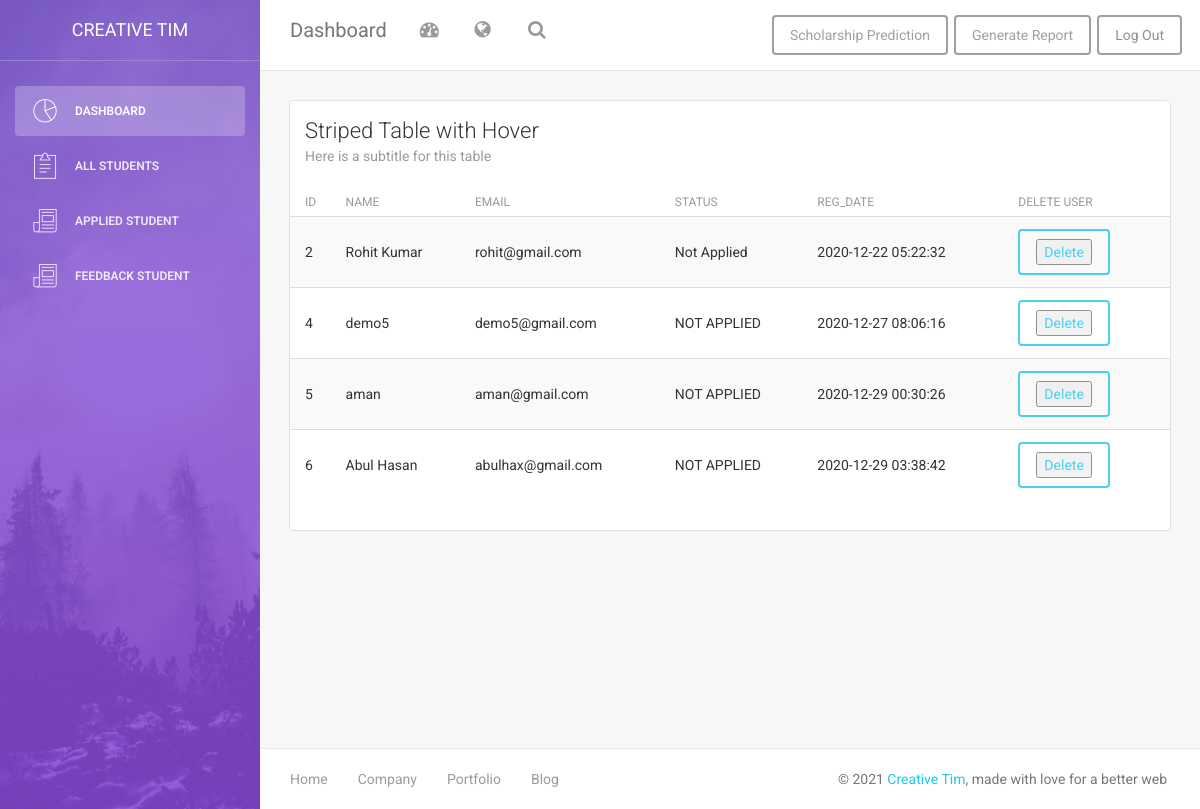
Page /admin/allstudents.php (signed in) on the committed database.
### tables this page shows
CREATE TABLE `scholar_user` (
  `s_id` int(11) NOT NULL,
  `s_reg` varchar(15) NOT NULL,
  `s_name` varchar(100) DEFAULT NULL,
  `s_email` varchar(50) DEFAULT NULL,
  `s_pass` varchar(50) DEFAULT NULL,
  `s_date` timestamp NOT NULL DEFAULT current_timestamp(),
  `status` varchar(50) DEFAULT 'NOT APPLIED',
  `amount` varchar(20) DEFAULT NULL,
  `progress` int(10) NOT NULL DEFAULT 25
);

### admin/allstudents.php (the view, shortened to what this page needs)
<?php
require_once "conn.php";
?>
<!doctype html>
<html lang="en">
<head>
    <?php require_once "css.php"; ?>
</head>
<body>
<div class="wrapper">
    <?php require_once "side.php";?>
    <div class="main-panel">
    <?php require_once "navtop.php";?>
        <div class="content">
            <div class="container-fluid">
                <div class="row">
                    <div class="col-md-12">
                        <div class="card">
                            <div class="header">
                                <h4 class="title">Striped Table with Hover</h4>
                                <p class="category">Here is a subtitle for this table</p>
                            </div>
                            <div class="content table-responsive table-full-width">
                                <table class="table table-hover table-striped">
                                    <thead>
                                        <th>ID</th>
                                    	<th>Name</th>
                                        <th>Email</th>
                                        <th>Status</th>
                                    	<th>Reg_Date</th>
                                        <th>Delete User</th>
                                    </thead>
                                    <tbody>
                                        <?php
                                        $q = "SELECT * FROM scholar_user";
                                        $x = mysqli_query($conn,$q);
                                        if(mysqli_num_rows($x)>0)
                                        {
                                            while($row = mysqli_fetch_assoc($x))
                                            {
                                                echo "<tr>
                                                <td>$row[s_id]</td>
                                                <td>$row[s_name]</td>
                                                <td>$row[s_email]</td>
                                                <td>$row[status]</td>
                                                <td>$row[s_date]</td>
                                                <td class='table-info'><a href='action.php?del=$row[s_id]'class='btn btn-info'><button class=' btn-light '><span class='text-light'>Delete</span></button></a></td>
                                            </tr>";
                                            }
                                        }
                                        ?>
                                    </tbody>
                                </table>
                            </div>
                        </div>
                    </div>
                </div>
            </div>
        </div>
        <footer class="footer">
            <div class="container-fluid">
                <nav class="pull-left">
                    <ul>
                        <li>
                            <a href="#">
                                Home
                            </a>
                        </li>
                        <li>
                            <a href="#">
                                Company
                            </a>
                        </li>
                        <li>
                            <a href="#">
                                Portfolio
                            </a>
                        </li>
                        <li>
                            <a href="#">
                               Blog
                            </a>
                        </li>
                    </ul>
                </nav>
                <p class="copyright pull-right">
                    &copy; <script>document.write(new Date().getFullYear())</script> <a href="http://www.creative-tim.com">Creative Tim</a>, made with love for a better web
                </p>
            </div>
        </footer>
    </div>
</div>
</body>
</html>

### admin/css.php (shortened to what this page needs)
<link href="assets/css/bootstrap.min.css" rel="stylesheet" />
<link href="assets/css/animate.min.css" rel="stylesheet"/>
<link href="assets/css/light-bootstrap-dashboard.css?v=1.4.0" rel="stylesheet"/>
<link href="http://maxcdn.bootstrapcdn.com/font-awesome/4.2.0/css/font-awesome.min.css" rel="stylesheet">
<link href="assets/css/pe-icon-7-stroke.css" rel="stylesheet" />

### admin/side.php
<div class="sidebar" data-color="purple" data-image="assets/img/sidebar-5.jpg">
    <div class="sidebar-wrapper">
        <div class="logo">
            <a href="dashboard.php" class="simple-text">
                Creative Tim
            </a>
        </div>
        <ul class="nav">
            <li class="active">
                <a href="dashboard.php">
                    <i class="pe-7s-graph"></i>
                    <p>Dashboard</p>
                </a>
            </li>
            <li>
                <a href="allstudents.php">
                    <i class="pe-7s-note2"></i>
                    <p>All Students</p>
                </a>
            </li>
            <li>
                <a href="appliedstudent.php">
                    <i class="pe-7s-news-paper"></i>
                    <p>Applied Student</p>
                </a>
            </li>
            <li>
                <a href="feedback.php">
                    <i class="pe-7s-news-paper"></i>
                    <p>Feedback Student</p>
                </a>
            </li>
        </ul>
    </div>
</div>

### admin/navtop.php (shortened to what this page needs)
<nav class="navbar navbar-default navbar-fixed">
            <div class="container-fluid">
                <div class="navbar-header">
                    <a class="navbar-brand" href="#">Dashboard</a>
                </div>
                <div class="collapse navbar-collapse">
                    <ul class="nav navbar-nav navbar-left">
                        <li>
                            <a href="#" class="dropdown-toggle" data-toggle="dropdown">
                                <i class="fa fa-dashboard"></i>
                            </a>
                        </li>
                        <li class="dropdown">
                              <a href="#" class="dropdown-toggle" data-toggle="dropdown">
                                    <i class="fa fa-globe"></i>
                              </a>
                        </li>
                        <li>
                           <a href="">
                                <i class="fa fa-search"></i>
                            </a>
                        </li>
                    </ul>
                    <ul class="nav navbar-nav navbar-right">
                        <li>
                            <button onclick="prediction()" class="btn">
                                Scholarship Prediction
                            </button>
                        </li><li>
                            <button onclick="generateReport()" class="btn">
                                Generate Report
                            </button>
                        </li>
                        <li>
                            <a href="logout.php"  class="btn">
                                Log Out
                            </a>
                        </li>
                    </ul>
                </div>
            </div>
        </nav>

### rows in the picture
scholar_user: s_id "2", s_name "Rohit Kumar", s_email "rohit@gmail.com", status "Not Applied", s_date "2020-12-22 05:22:32"
scholar_user: s_id "4", s_name "demo5", s_email "demo5@gmail.com", status "NOT APPLIED", s_date "2020-12-27 08:06:16"
scholar_user: s_id "5", s_name "aman", s_email "aman@gmail.com", status "NOT APPLIED", s_date "2020-12-29 00:30:26"
scholar_user: s_id "6", s_name "Abul Hasan", s_email "abulhax@gmail.com", status "NOT APPLIED", s_date "2020-12-29 03:38:42"
